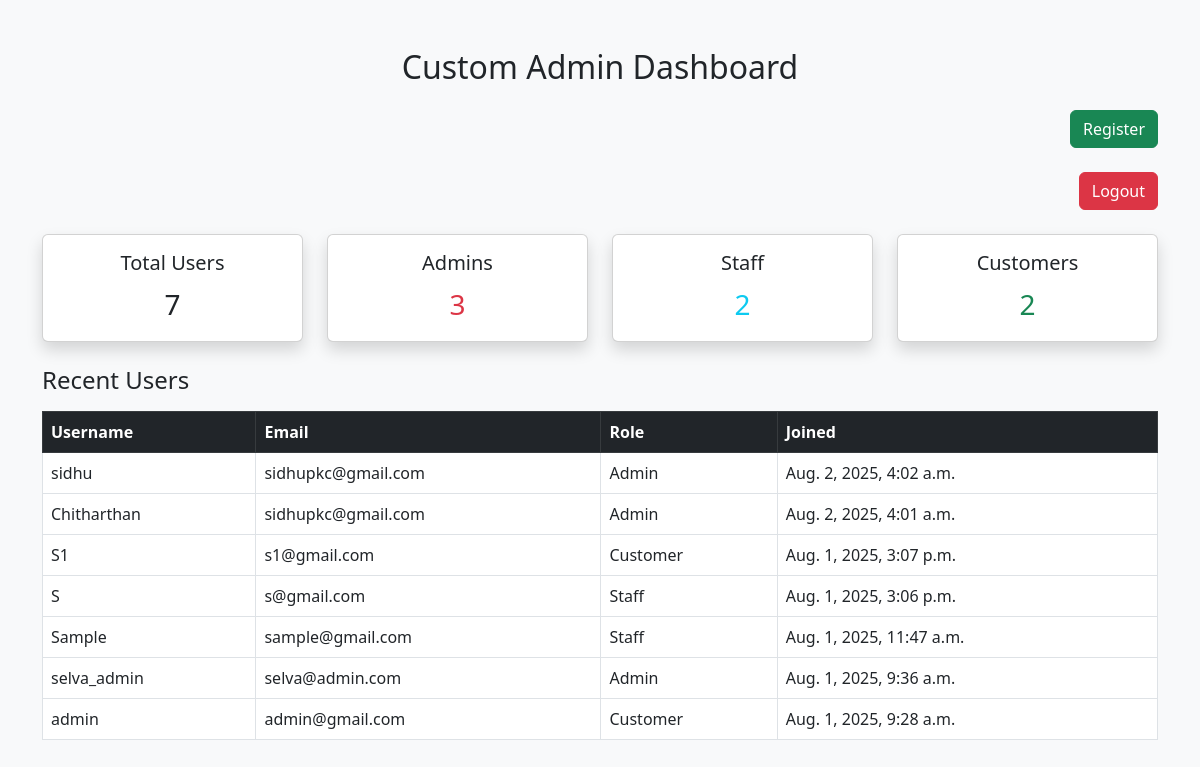
The app's page /auth/ (signed in) with its own data.
### accounts/models.py (models this page shows)
class User(AbstractUser):
    ROLE_CHOICES = (
        ('customer', 'Customer'),
        ('admin', 'Admin'),
        ('staff', 'Staff'),
    )
    role = models.CharField(max_length=10, choices=ROLE_CHOICES, default='customer')

### accounts/views.py (the view)
# urls.py: path('', accounts_views.custom_admin_dashboard, name='custom_admin'),
@login_required
@user_passes_test(is_admin_or_superuser)
def custom_admin_dashboard(request):
    context = {
        'total_users': User.objects.count(),
        'total_admins': User.objects.filter(role='admin').count(),
        'total_staff': User.objects.filter(role='staff').count(),
        'total_customers': User.objects.filter(role='customer').count(),
        'users': User.objects.all().order_by('-date_joined'),
    }
    return render(request, 'accounts/admin_dashboard.html', context)

### accounts/views.py (called while the page is built)
def is_admin_or_superuser(user):
    return user.is_authenticated and (user.is_superuser or user.role == 'admin')

### accounts/templates/accounts/admin_dashboard.html (shortened to what this page needs)
{% load static %}
<!DOCTYPE html>
<html lang="en">
<head>
    <link href="https://cdn.jsdelivr.net/npm/bootstrap@5.3.0/dist/css/bootstrap.min.css" rel="stylesheet">
</head>
<body class="bg-light">
    <div class="container py-5">
        <h2 class="mb-4 text-center">Custom Admin Dashboard</h2>
        <div class="text-end mb-4">
            <a href="{% url 'UserRegister' %}" class="btn btn-success">Register</a>
        </div>
        <div class="text-end mb-4">
            <a href="{% url 'UserLogout' %}" class="btn btn-danger">Logout</a>
        </div>
        <div class="row text-center mb-4">
            <div class="col-md-3">
                <div class="card shadow p-3">
                    <h5>Total Users</h5>
                    <span class="fs-3">{{ total_users }}</span>
                </div>
            </div>
            <div class="col-md-3">
                <div class="card shadow p-3">
                    <h5>Admins</h5>
                    <span class="fs-3 text-danger">{{ total_admins }}</span>
                </div>
            </div>
            <div class="col-md-3">
                <div class="card shadow p-3">
                    <h5>Staff</h5>
                    <span class="fs-3 text-info">{{ total_staff }}</span>
                </div>
            </div>
            <div class="col-md-3">
                <div class="card shadow p-3">
                    <h5>Customers</h5>
                    <span class="fs-3 text-success">{{ total_customers }}</span>
                </div>
            </div>
        </div>
        <h4 class="mb-3">Recent Users</h4>
        <table class="table table-bordered table-hover">
            <thead class="table-dark">
                <tr>
                    <th>Username</th>
                    <th>Email</th>
                    <th>Role</th>
                    <th>Joined</th>
                </tr>
            </thead>
            <tbody>
                {% for user in users %}
                <tr>
                    <td>{{ user.username }}</td>
                    <td>{{ user.email }}</td>
                    <td>{{ user.role|title }}</td>
                    <td>{{ user.date_joined }}</td>
                </tr>
                {% endfor %}
            </tbody>
        </table>
    </div>
</body>
</html>

### records on screen
User: username "sidhu", email "sidhupkc@gmail.com", role "Admin", date_joined "Aug. 2, 2025, 4:02 a.m."
User: username "Chitharthan", email "sidhupkc@gmail.com", role "Admin", date_joined "Aug. 2, 2025, 4:01 a.m."
User: username "S1", email "s1@gmail.com", role "Customer", date_joined "Aug. 1, 2025, 3:07 p.m."
User: username "S", email "s@gmail.com", role "Staff", date_joined "Aug. 1, 2025, 3:06 p.m."
User: username "Sample", email "sample@gmail.com", role "Staff", date_joined "Aug. 1, 2025, 11:47 a.m."
User: username "selva_admin", email "selva@admin.com", role "Admin", date_joined "Aug. 1, 2025, 9:36 a.m."
User: username "admin", email "admin@gmail.com", role "Customer", date_joined "Aug. 1, 2025, 9:28 a.m."

### other values on screen
{{ total_users }} "7"
{{ total_admins }} "3"
{{ total_staff }} "2"
{{ total_customers }} "2"
